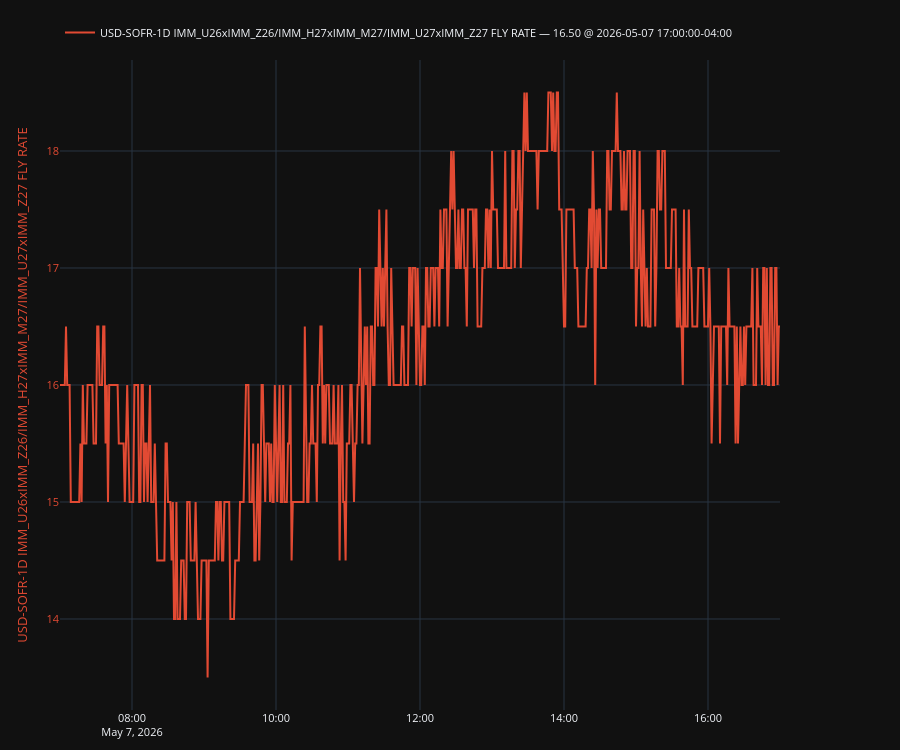

Here is the notebook cell this chart was saved with:
### Code cell
plot, fig, ax, ax2, legend = make_secondary_axis_plot(engine="plotly")
plot(
    df[q3.col_name().replace("-Q12STIRT", "")],
    which="left",
    indicators=[
        # {"kind": "last", "style": {"linestyle": "--", "linewidth": 1.2, "color": "tab:purple"}},  
        # {"kind": "sma", "window": 60, "style": {"linestyle": "--", "color": "green"}},
    ],
    # ou={"enable": True, "steps": 126, "add_metrics_to_legend": True}
)
legend(show_date=True, loc="upper left")
plt.show()

### Figure 1 — Plotly figure (JSON) as saved in the notebook; plotly's stock layout.template omitted (floating-point values rounded to 4 significant figures; data arrays with more than 128 entries replaced by an {"elided": "..."} marker saying what was removed)
{"data": [{"line": {"color": "#E24A33"}, "mode": "lines", "name": "USD-SOFR-1D IMM_U26xIMM_Z26/IMM_H27xIMM_M27/IMM_U27xIMM_Z27 FLY RATE — 16.50 @ 2026-05-07 17:00:00-04:00", "showlegend": true, "type": "scatter", "x": {"elided": "601 str values"}, "y": {"elided": "601 float values"}, "yaxis": "y"}], "layout": {"font": {"size": 11}, "height": 750, "legend": {"orientation": "h", "x": 0, "xanchor": "left", "y": 1.02, "yanchor": "bottom"}, "margin": {"b": 40, "l": 60, "r": 120, "t": 60}, "newshape": {"line": {"color": "red"}}, "title": {}, "xaxis": {"showgrid": true, "showspikes": true, "spikecolor": "white", "spikemode": "across", "spikesnap": "cursor"}, "yaxis": {"showgrid": true, "showspikes": true, "spikecolor": "white", "spikesnap": "cursor", "spikethickness": 0.5, "tickfont": {"color": "#E24A33"}, "title": {"font": {"color": "#E24A33"}, "text": "USD-SOFR-1D IMM_U26xIMM_Z26/IMM_H27xIMM_M27/IMM_U27xIMM_Z27 FLY RATE"}}}}
